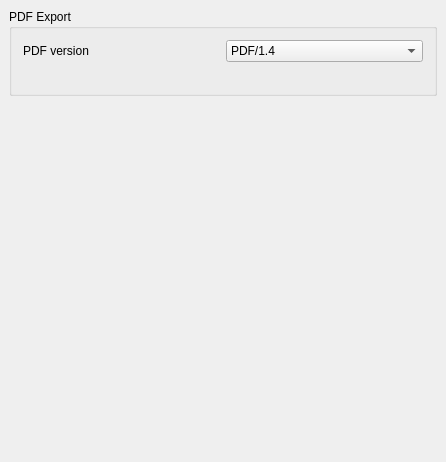
<?xml version="1.0" encoding="UTF-8"?>
<ui version="4.0">
 <class>Gui::Dialog::DlgSettingsPDF</class>
 <widget class="QWidget" name="Gui::Dialog::DlgSettingsPDF">
  <property name="geometry">
   <rect>
    <x>0</x>
    <y>0</y>
    <width>446</width>
    <height>462</height>
   </rect>
  </property>
  <property name="windowTitle">
   <string>PDF</string>
  </property>
  <layout class="QVBoxLayout">
   <property name="spacing">
    <number>6</number>
   </property>
   <property name="margin">
    <number>9</number>
   </property>
   <item>
    <widget class="QGroupBox" name="groupBox">
     <property name="title">
      <string>PDF Export</string>
     </property>
     <layout class="QVBoxLayout" name="verticalLayout">
      <item>
       <layout class="QHBoxLayout" name="horizontalLayout">
        <item>
         <widget class="QLabel" name="label_2">
          <property name="text">
           <string>PDF version</string>
          </property>
         </widget>
        </item>
        <item>
         <widget class="Gui::PreauracadomboBox" name="comboBox">
          <property name="toolTip">
           <string>This is the PDF Version AuraCAD will use to export to PDF</string>
          </property>
          <property name="prefEntry" stdset="0">
           <cstring>PDFVersion</cstring>
          </property>
          <property name="prefPath" stdset="0">
           <cstring>Mod</cstring>
          </property>
          <item>
           <property name="text">
            <string>PDF/1.4</string>
           </property>
          </item>
          <item>
           <property name="text">
            <string>PDF/A-1b</string>
           </property>
          </item>
          <item>
           <property name="text">
            <string>PDF/1.6</string>
           </property>
          </item>
          <item>
           <property name="text">
            <string>PDF/X-4</string>
           </property>
          </item>
         </widget>
        </item>
       </layout>
      </item>
      <item>
        <widget class="QLabel" name="warningLabel">
         <property name="wordWrap">
          <bool>true</bool>
         </property>
        </widget>
      </item>
     </layout>
    </widget>
   </item>
   <item>
    <spacer name="verticalSpacer">
     <property name="orientation">
      <enum>Qt::Vertical</enum>
     </property>
     <property name="sizeHint" stdset="0">
      <size>
       <width>20</width>
       <height>40</height>
      </size>
     </property>
    </spacer>
   </item>
  </layout>
 </widget>
 <layoutdefault spacing="6" margin="11"/>
 <customwidgets>
  <customwidget>
   <class>Gui::PreauracadomboBox</class>
   <extends>QComboBox</extends>
   <header>Gui/PrefWidgets.h</header>
  </customwidget>
 </customwidgets>
 <resources/>
 <connections/>
</ui>
